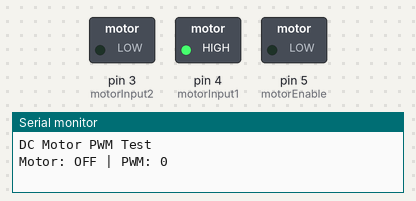
This sketch was run on a simulated Arduino Uno, built with avr-gcc and run on an emulated ATmega328P. On the bench: switched loads named in the sketch (green lamp = pin HIGH), the last lines printed to the serial monitor.

Above: at 0.05 s.
At 2.75 s:
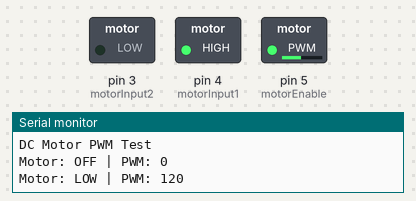
At 5.5 s:
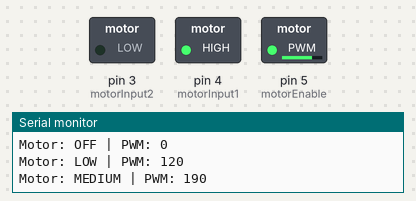
At 11.0 s:
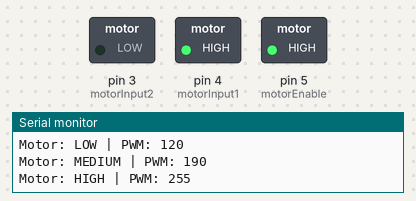
Timing chart, 0 to 14.3 s (numbered marks = the images above):
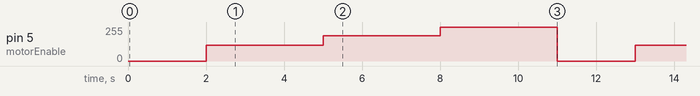

The sketch:

controlling_a_dc_motor1.ino
```cpp
/*
  DC Motor Test
  L293D Motor Driver

  Pin 5 controls speed using PWM.
  Pins 4 and 3 control direction.
*/

const int motorEnable = 5;  // L293D pin 1
const int motorInput1 = 4;  // L293D pin 2
const int motorInput2 = 3;  // L293D pin 7

void setup()
{
  pinMode(motorEnable, OUTPUT);
  pinMode(motorInput1, OUTPUT);
  pinMode(motorInput2, OUTPUT);

  Serial.begin(9600);

  // Set one motor direction
  digitalWrite(motorInput1, HIGH);
  digitalWrite(motorInput2, LOW);

  Serial.println("DC Motor PWM Test");
}

void loop()
{
  // Motor off
  analogWrite(motorEnable, 0);
  Serial.println("Motor: OFF | PWM: 0");
  delay(2000);

  // Low speed
  analogWrite(motorEnable, 120);
  Serial.println("Motor: LOW | PWM: 120");
  delay(3000);

  // Medium speed
  analogWrite(motorEnable, 190);
  Serial.println("Motor: MEDIUM | PWM: 190");
  delay(3000);

  // Maximum speed
  analogWrite(motorEnable, 255);
  Serial.println("Motor: HIGH | PWM: 255");
  delay(3000);
}
```

Measured:
- by itself, pin 5 (motorEnable): repeats every 11.0 s: 190/255 3.0 s, 255/255 3.0 s, 0/255 2.0 s, 120/255 3.0 s
